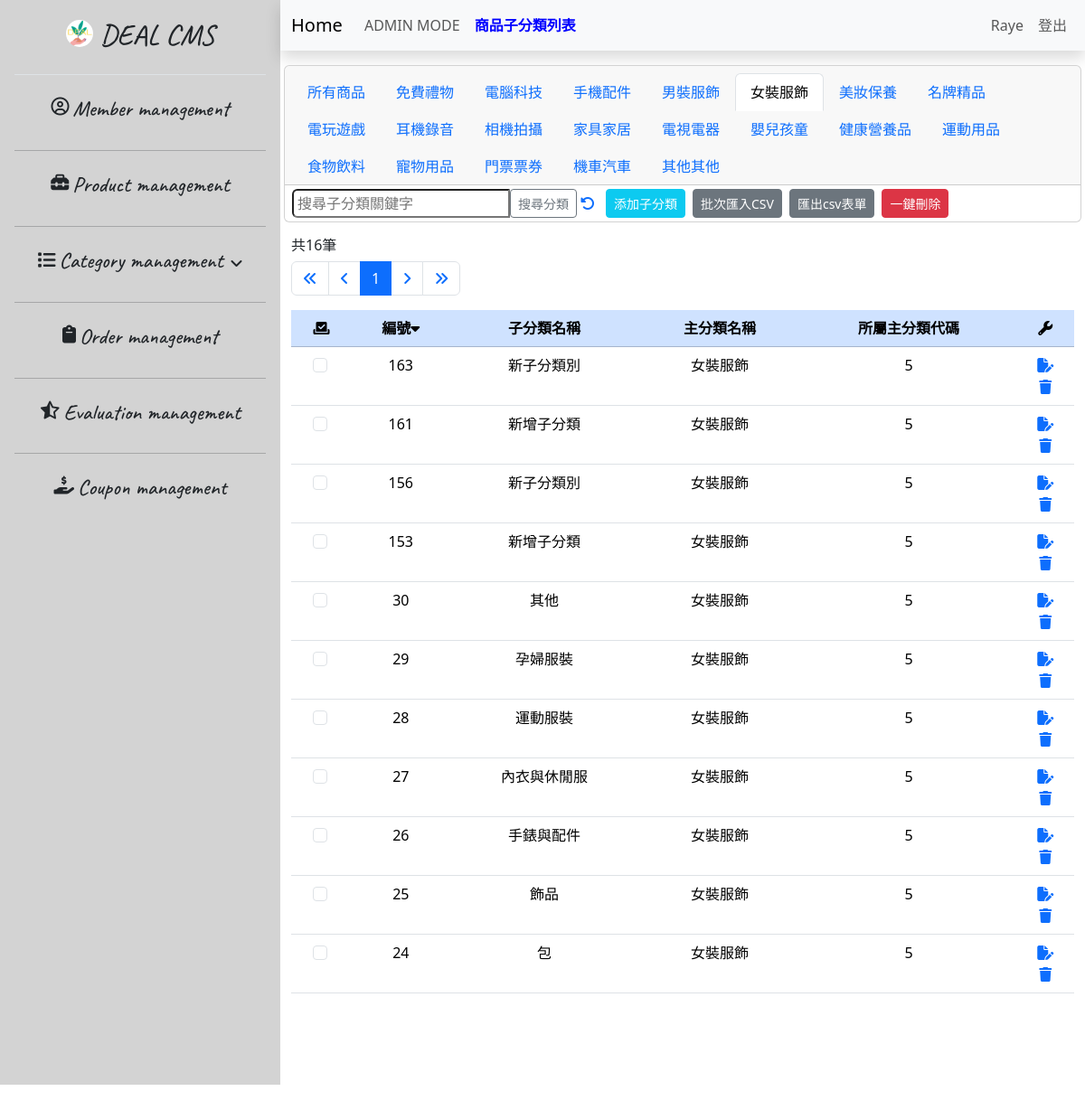
The app's page /32.sub-category_list-admin_5W.php (signed in) with its own data.
### tables this page shows
CREATE TABLE `categories_sub` (
  `id` int NOT NULL,
  `sub` varchar(15) NOT NULL,
  `main_category` int NOT NULL
);

CREATE TABLE `categories_main` (
  `id` int NOT NULL,
  `main` varchar(10) NOT NULL,
  `carbon_points_available` int NOT NULL
);

### 32.sub-category_list-admin_5W.php (the view, shortened to what this page needs)
<?php
require __DIR__ . '/0.parts/pdo-connect.php';
$page = isset($_GET['page']) ? intval($_GET['page']) : 1;
$perPage = 25;
$t_sql = "SELECT COUNT(1) FROM categories_main join categories_sub on categories_sub.main_category = categories_main.id WHERE main = '女裝服飾'";
$totalRows = $pdo->query($t_sql)->fetch(PDO::FETCH_NUM)[0];
$totalPages = ceil($totalRows / $perPage);
if ($totalRows) {
    $sql = sprintf("SELECT * FROM categories_main join categories_sub on categories_sub.main_category = categories_main.id  WHERE main = '女裝服飾' ORDER BY categories_sub.id DESC LIMIT %s, %s", ($page - 1) * $perPage, $perPage);
    $rows = $pdo->query($sql)->fetchAll();
}
?>
<?php include __DIR__ . '/0.parts/html-head.php' ?>
<?php include __DIR__ . '/0.parts/sidebar.php' ?>
<div class="container-fluid px-0 mx-0">
    <?php include __DIR__ . '/0.parts/navbar.30_sub-category.php' ?>
    <div class="container-fluid table-bordered table-striped overflow-auto">
        <div class="row mt-3">
            <div class="col">
                <h6>共<?= $totalRows ?>筆</h6>
                <nav aria-label="Page navigation example">
                    <ul class="pagination">
                        <li class="page-item">
                            <a class="page-link" href="?page=1">
                                <i class="fa-solid fa-angles-left"></i>
                            </a>
                        </li>
                        <li class="page-item">
                            <a class="page-link" href="?page=<?= $page != 1 ? $page - 1 : 1 ?>">
                                <i class="fa-solid fa-angle-left"></i>
                            </a>
                        </li>
                        <?php $visiblePageRange = 5;
                        $startPage = max(1, $page - floor($visiblePageRange / 2));
                        $endPage = min($totalPages, $startPage + $visiblePageRange - 1); ?>
                        <?php for ($i = $startPage; $i <= $endPage; $i++) : ?>
                            <li class="page-item <?= $page == $i ? 'active' : '' ?>">
                                <a class="page-link" href="?page=<?= $i ?>"><?= $i ?></a>
                            </li>
                        <?php endfor ?>
                        <li class="page-item">
                            <a class="page-link" href="?page=<?= $page != 40 ? $page + 1 : 40 ?>">
                                <i class="fa-solid fa-angle-right"></i>
                            </a>
                        </li>
                        <li class="page-item">
                            <a class="page-link" href="?page=40">
                                <i class="fa-solid fa-angles-right"></i>
                            </a>
                        </li>
                    </ul>
                </nav>
            </div>
        </div>
        <div class="row">
            <div class="col">
                <table id="myTable" class="table table-hover sortable-table">
                    <thead>
                        <tr class="table-primary text-center">
                            <th><i id="selectAll" class="fa-solid fa-check-to-slot" title="全選/選取checkBox"></i></a>
                            </th>
                            <th>編號<i id="sortIcon" class="fa-solid fa-caret-down" onclick="sortTable()" title="變更排序"></th>
                            <th>子分類名稱</th>
                            <th>主分類名稱</th>
                            <th>所屬主分類代碼</th>
                            <th><i class="fa-solid fa-wrench" title="功能區"></i></th>
                        </tr>
                    </thead>
                    <tbody>
                        <?php foreach ($rows as $r) : ?>
                            <tr class="text-center">
                                <td>
                                    <input class="form-check-input me-1" type="checkbox" value="<?= $r['id'] ?>" id="flexCheck<?= $r['id'] ?>" name="delete_ids[]">
                                </td>
                                <td><?= $r['id'] ?></td>
                                <td><?= $r['sub'] ?></td>
                                <td><?= $r['main'] ?></td>
                                <td><?= $r['main_category'] ?></td>
                                <td>
                                    <div class="d-flex flex-column">
                                        <a href="38.sub-category_edit.php?id=<?= $r['id'] ?>">
                                            <i class="fa-solid fa-file-pen" title="編輯"></i>
                                        </a>
                                        <a href="javascript: delete_one(<?= $r['id'] ?>)">
                                            <i class="fa-solid fa-trash" title="刪除"></i>
                                        </a>
                                    </div>
                                </td>
                            </tr>
                        <?php endforeach; ?>
                    </tbody>
                </table>
            </div>
        </div>
    </div>
</div>
<?php include __DIR__ . '/0.parts/html-foot.php' ?>

### 0.parts/html-head.php (style rules this page uses)
body { height: 1200px; }

### 32.sub-category_list-admin_5W.php (style rules this page uses)
.overflow-auto { height: 865px; }

### records on screen
categories_sub: id "163", sub "新子分類別", main_category.main "女裝服飾", main_category "5"
categories_sub: id "161", sub "新增子分類", main_category.main "女裝服飾", main_category "5"
categories_sub: id "156", sub "新子分類別", main_category.main "女裝服飾", main_category "5"
categories_sub: id "153", sub "新增子分類", main_category.main "女裝服飾", main_category "5"
categories_sub: id "30", sub "其他", main_category.main "女裝服飾", main_category "5"
categories_sub: id "29", sub "孕婦服裝", main_category.main "女裝服飾", main_category "5"
categories_sub: id "28", sub "運動服裝", main_category.main "女裝服飾", main_category "5"
categories_sub: id "27", sub "內衣與休閒服", main_category.main "女裝服飾", main_category "5"
categories_sub: id "26", sub "手錶與配件", main_category.main "女裝服飾", main_category "5"
categories_sub: id "25", sub "飾品", main_category.main "女裝服飾", main_category "5"
categories_sub: id "24", sub "包", main_category.main "女裝服飾", main_category "5"

### other values on screen
$_SESSION[isset($_SESSION['admin']) ? 'admin' : 'user']['nickname'] "Raye"
$totalRows "16"
